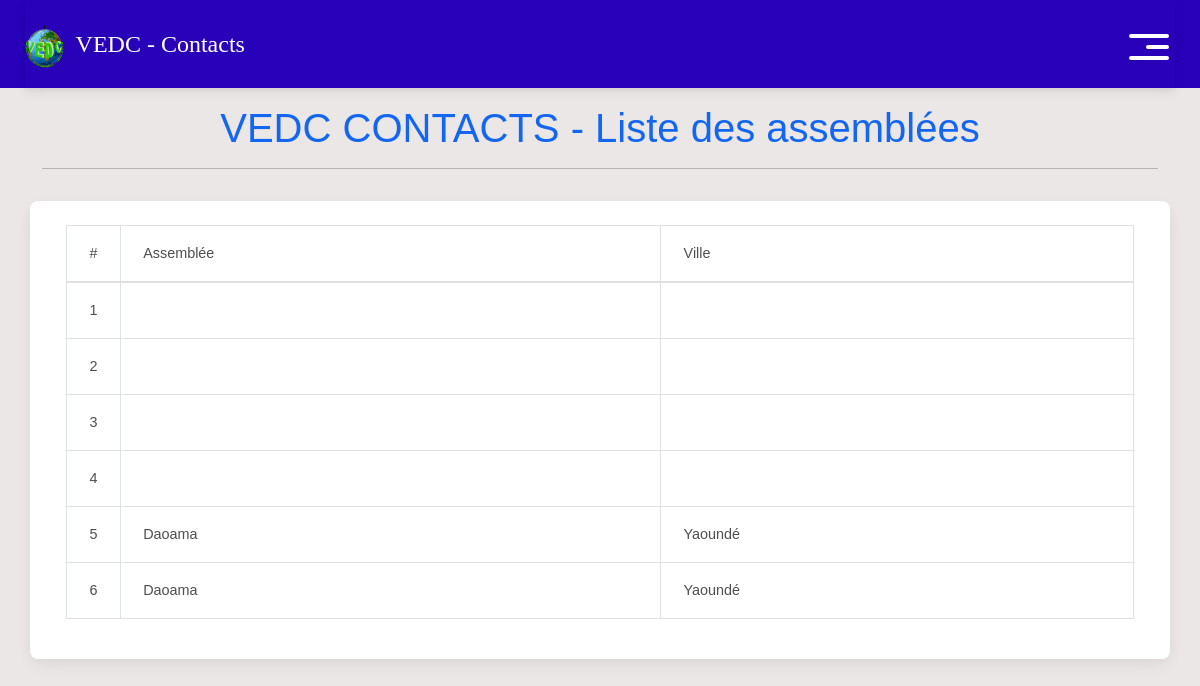
The app's page /assemblees/ with its own data.
### main/models.py (models this page shows, shortened)
class Assemblee(models.Model):
    SRVT = 'Serviteur'
    PAST = 'Pasteur'
    DPT = 'Délégué Pastoral'
    DIACRE = 'Diacre'
    ENCADREUR_CHOICE = [
        (SRVT, 'Serviteur'),
        (PAST, 'Pasteur'),
        (DPT, 'Délégué Pastoral'),
        (DIACRE, 'Diacre'),
    ]
    Nom_assemblee = models.CharField(max_length=80)
    Encadreur = models.ForeignKey(User, related_name = 'Encandreur', on_delete=models.SET_NULL, blank = True, null =True)
    Type_encadreur = models.CharField(choices = ENCADREUR_CHOICE, max_length=50, default = SRVT)
    coordonnees_localisation = models.TextField(null = True, blank = True)
    pays = models.CharField( max_length=8)
    ville = models.CharField( max_length=50)
    Quartier = models.CharField(max_length=50, null = True, blank = True)
    CONTINENT_CHOICES = (
        ('Amérique','Amérique'),
        ('Afrique','Afrique'),
        ('Europe','Europe'),
        ('Asie','Asie'),
    )
    Continent = models.CharField (max_length=50, default = 'Afrique', choices = CONTINENT_CHOICES )
    Latitude = models.FloatField(null = True, blank = True)
    Longitude = models.FloatField(null = True,blank = True)
    link = ''

### main/views.py (the view)
# urls.py: path("assemblees/", views.assemblees, name="assemblees"),
def assemblees(request):
    context = {}
    assemblee_count = Assemblee.objects.count()
    assemblee = Assemblee.objects.all().order_by('Nom_assemblee')
    context['assemblee_count'] = assemblee_count
    context['assemblee'] = assemblee
    return render(request, 'assemblees.html',context)

### templates/assemblees.html (shortened to what this page needs)
{% extends 'base.html' %}
{% load static %}
{% load crispy_forms_tags %}
{% block content %}
    <div class="container">
        <div class="row">
            <div class="col-12 my-3">
                <h1 class="text-center text-primary"> VEDC CONTACTS - Liste des assemblées</h1>
                <hr>
            </div>
        </div>
        <div class="row">
            <div class="table-responsive card">
                <div class="card-body">
                    <table id="studenttable" class="table table-bordered table-hover" data-page-length='100'>
                        <thead class="thead-light">
                          <tr>
                              <td width="5%">#</td>
                              <td>Assemblée</td>
                              <td>Ville</td>
                          </tr>
                        </thead>
                        <tbody>
                          {% for item in assemblee %}
                                  <div class="div">
                                      <tr data-href="{% url 'assemblee_details' item.id %}">
                                        <td>{{forloop.counter}}</td>
                                        <td>{{item.Nom_assemblee}}</td>
                                        <td>{{item.ville}}</td>
                                      </tr>
                                  </div>
                              {% endfor %}
                        </tbody>
                    </table>
                </div>
            </div>
        </div>
    </div>
{% endblock content %}

### static/css/style.css (style rules this page uses)
body { font-family: "Raleway", sans-serif; color: #1b161d; background-color: #a5a1a1; }

### templates/base.html (style rules this page uses)
body { font-family: "arial", sans-serif; color: #1b161d; background-color: #e5ddddb1; }
* { font-family: arial; }

### records on screen
Assemblee: Nom_assemblee "Daoama", ville "Yaoundé"
Assemblee: Nom_assemblee "Daoama", ville "Yaoundé"
